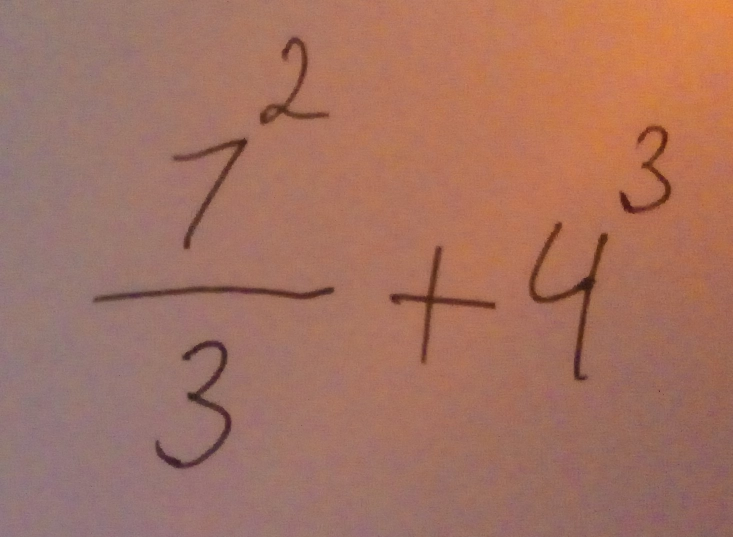
#> input picture data/diplom_data/raw/005.jpg, 1465 x 1074 px (shown at 1/2 size)
$ jupyter execute Primer.ipynb
#> lines starting #> are read from the running program, lines starting #| are printed output that depends on the picture; after the words box and inside, x2 and y2 are one past the last pixel; in counts of white or black regions, pixels touching at a corner belong together
### functions.py
import cv2
import numpy as np
import os
from pathlib import Path
import pickle
from tensorflow.keras import Sequential
from tensorflow.keras.layers import Dense, Dropout, Flatten, Conv2D, MaxPooling2D
from tensorflow.keras.utils import to_categorical
from tensorflow import keras
import algorithm as alm


# [30 lines left out: functions symbol_to_class, class_to_symbol, not called in this run]


def del_noise(frame, contours, min_noise_area=0.0002):
    # удаляет мелкие частицы
    img = frame.copy()
    s = frame.shape[0] * frame.shape[1]
    for contour in contours:
        (x1, y1, w1, h1) = cv2.boundingRect(contour)
        if (w1*h1)/s < min_noise_area:
            matrix = np.array([[255 for j in range(w1)] for i in range(h1)])
            img[y1:y1+h1, x1:x1+w1] = matrix
    return img


def img_prep(img):
    # конвертирует в бинарный вид
    gray = cv2.cvtColor(img, cv2.COLOR_BGR2GRAY)
    binary = cv2.adaptiveThreshold(gray, 255, cv2.ADAPTIVE_THRESH_GAUSSIAN_C, cv2.THRESH_BINARY, 81, 10)
    return binary


def get_expression_data(img, new_shape=(28, 28), reshape=True, min_noise_area=0.002):
    # возвращает массив из элементов вида [символ, центр, высота, ширина]
    result = []

    binary = img_prep(img)

    contours, hierarchy = cv2.findContours(binary, cv2.RETR_TREE, cv2.CHAIN_APPROX_SIMPLE)

    binary = del_noise(binary, contours)

    min_s = img.shape[0] * img.shape[1]
    for idx, contour in enumerate(contours):
        metadata = {}
        (x, y, w, h) = cv2.boundingRect(contour)
        metadata['center_x'] = (x + w/2) / binary.shape[0]
        metadata['center_y'] = (y + h/2) / binary.shape[1]
        metadata['height'] = h / binary.shape[1]
        metadata['weight'] = w / binary.shape[0]
        if hierarchy[0][idx][3] == 0 and (w * h) / min_s > min_noise_area:

            thresh_buffer = del_noise(binary.copy(), contour)

            max_side = max(h, w)
            sym_new = 255 * np.ones(shape=[max_side, max_side], dtype=np.uint8)
            if w > h:
                y_pos = max_side // 2 - h // 2
                sym_new[y_pos:y_pos + h, 0:w] = thresh_buffer[y:y + h, x:x + w]
            elif w < h:
                x_pos = max_side // 2 - w // 2
                sym_new[0:h, x_pos:x_pos + w] = thresh_buffer[y:y + h, x:x + w]
            else:
                sym_new = thresh_buffer
            if reshape:
                sym_new = cv2.resize(sym_new, new_shape, interpolation=cv2.INTER_AREA)
            metadata['symbol'] = sym_new
            result.append(metadata)

    return result


# [124 lines left out: functions split_img, prepare_dataset, load_data, data_to_predict, fit_model, not called in this run]


def get_classified_data(img):
    data = get_expression_data(img)
    symbols = []
    for d in data:
        symbols.append(d['symbol'])
    symbols = np.array(symbols)

    symbols = symbols.reshape(symbols.shape[0], 28, 28, 1).astype('float32')

    data_path = Path.cwd().joinpath('data').joinpath('model').joinpath('mod')
    model = keras.models.load_model(str(data_path))

    res = model.predict_classes(symbols)
    for i, symbol in enumerate(res):
        data[i]['symbol'] = class_to_symbol(symbol)

    # print(res)

    return alm.SymbolKeeper(data)


def solve(img):
    data = get_classified_data(img)
    data.classified_symbols()

    data.count_hv_range()
    data.resolve_uncertainty()

    data.sort_symbols()
    print(f'Символы: {data.symbols}')

    data.level_split()

    data.build_exp_line()

    # data.print_levels()

    data.find_dependence()
    # print()
    data.build_exp()

### Primer.ipynb
[cell 1]
import functions as f
from pathlib import Path
import cv2
from IPython.display import Image

[cell 2]
img_path = Path.cwd().joinpath('data').joinpath('diplom_data').joinpath('raw')
img1 = cv2.imread(str(img_path.joinpath('005.jpg')))
#> img1 is the input picture: shape (1074, 1465, 3); mean B, G, R 97, 113.6, 163.4
img2 = cv2.imread(str(img_path.joinpath('004.jpg')))
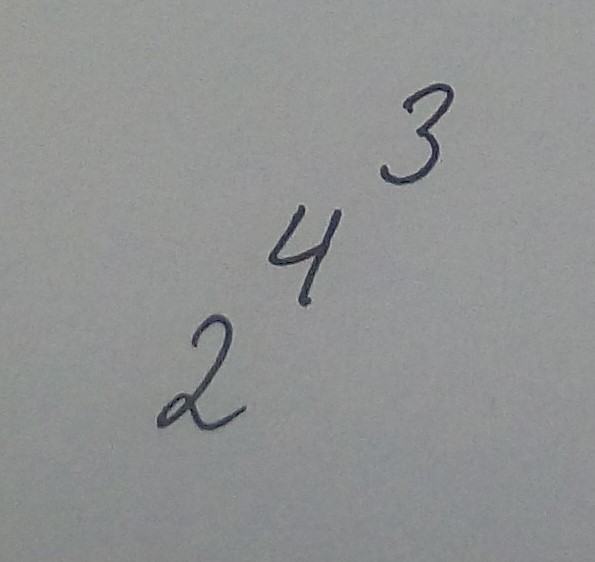
#> input picture data/diplom_data/raw/004.jpg, 595 x 562 px
#> img2 is the input picture: shape (562, 595, 3); mean B, G, R 146.4, 146.4, 144.9
img3 = cv2.imread(str(img_path.joinpath('007.jpg')))
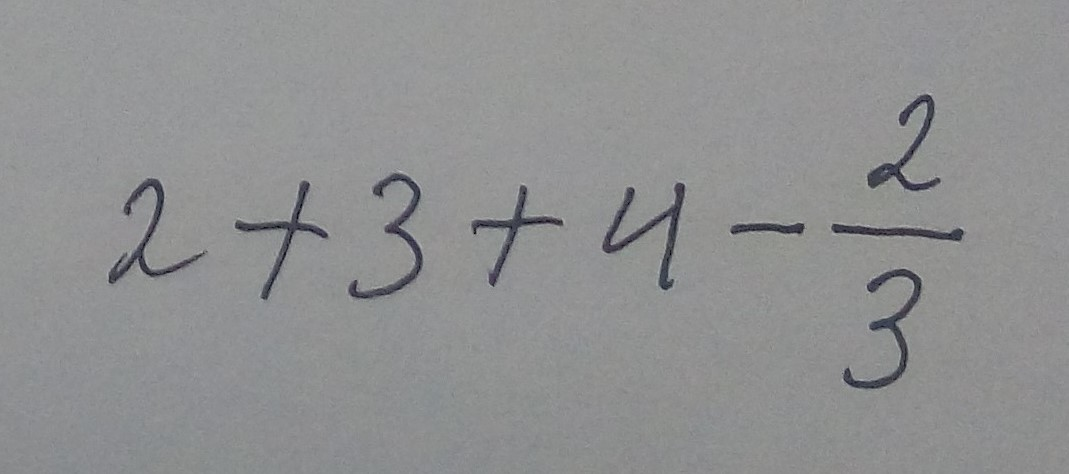
#> input picture data/diplom_data/raw/007.jpg, 1069 x 474 px
#> img3 is the input picture: shape (474, 1069, 3); mean B, G, R 145.3, 144.6, 143.9
f.solve(img1)
#> in img_prep, `gray = cv2.cvtColor(img, cv2.COLOR_BGR2GRAY)`:
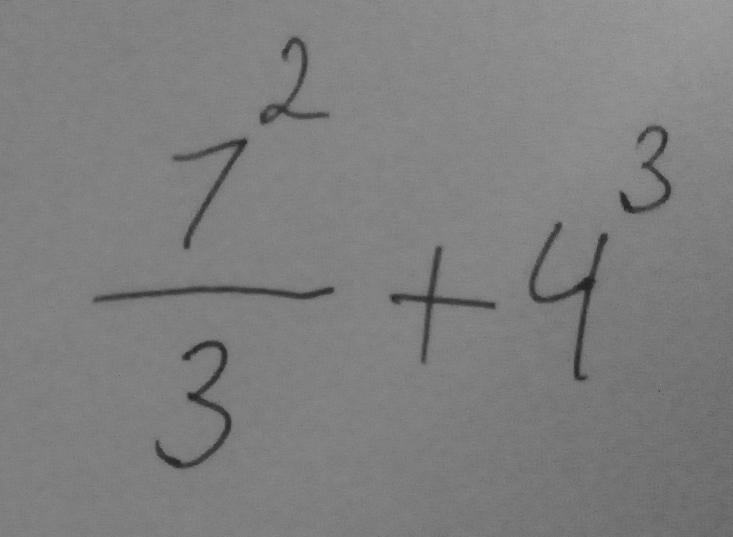
#> gray: shape (1074, 1465) (shown at 1/2 size); min 22, max 163, mean 126.6
#> in img_prep, `binary = cv2.adaptiveThreshold(gray, 255, cv2.ADAPTIVE_THRESH_GAUSSIAN..`:
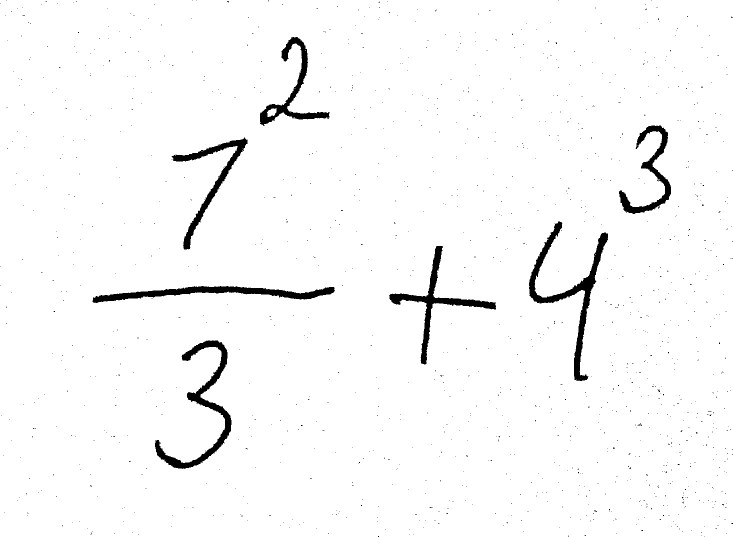
#> binary: shape (1074, 1465) (shown at 1/2 size); 97.4% white; 1251 black regions (1244 under 20 px)
#> in get_expression_data, `contours, hierarchy = cv2.findContours(binary, cv2.RETR_TREE, cv2.CHAI..`: contours = 1275 contours, 1265 with area under 20; largest, box (x1, y1, x2, y2) and area: (0, 0, 1465, 1074) 1570838, (1057, 442, 1217, 763) 7972, (309, 680, 464, 939) 7044, (184, 571, 671, 607) 6495, (777, 491, 993, 729) 5914
#> the loop in del_noise, `for contour in contours:` made 1275 passes
#> (contour, x1, y1, w1, h1) on passes 2, 3, 5, 6, 7, 8, 9, 10, 11: ([[1408, 1072], [1409, 1071], [1410, 1072], [1409, 1073]], 1408, 1071, 3, 3), ([[1402, 1070], [1403, 1069], [1404, 1070], [1403, 1071]], 1402, 1069, 3, 3), ([[825, 1069], [826, 1068], [827, 1069], [826, 1070]], 825, 1068, 3, 3), ([[817, 1069], [818, 1068], [819, 1069], [818, 1070]], 817, 1068, 3, 3), ([[276, 1069], [277, 1068], [278, 1069], [277, 1070]], 276, 1068, 3, 3), ([[182, 1069], [183, 1068], [184, 1069], [183, 1070]], 182, 1068, 3, 3), ([[179, 1069], [180, 1068], [181, 1069], [180, 1070]], 179, 1068, 3, 3), ([[1231, 1067], [1232, 1066], [1233, 1067], [1232, 1068]], 1231, 1066, 3, 3), ([[1451, 1066], [1452, 1065], [1453, 1066], [1452, 1067]], 1451, 1065, 3, 3)
#> (x1, y1, w1, h1) on passes 1, 4, 12, 14, 16, 21: (0, 0, 1465, 1074), (1168, 1069, 5, 4), (655, 1065, 3, 4), (1401, 1064, 4, 3), (181, 1064, 3, 5), (1282, 1059, 5, 4)
#> after the loop in del_noise, `for contour in contours:`:
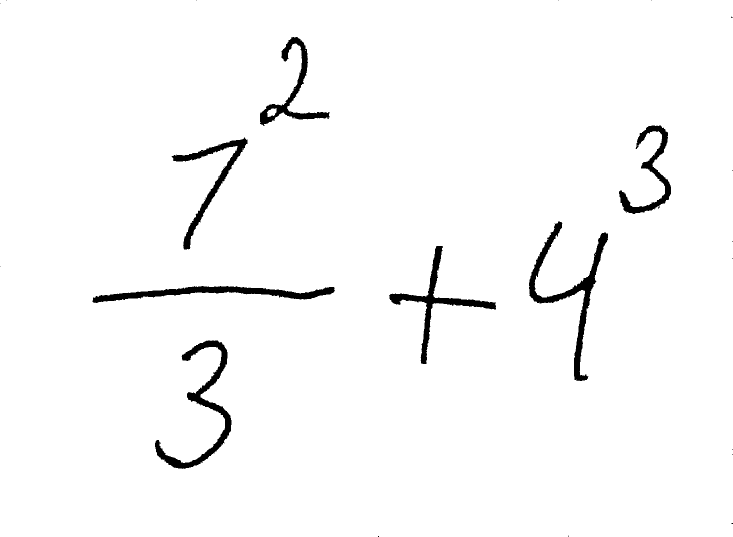
#> img: shape (1074, 1465) (shown at 1/2 size); 97.6% white; 22 black regions (15 under 20 px), largest, box (x1, y1, x2, y2) and area: (1058, 443, 1216, 762) 7359, (310, 681, 463, 938) 6504, (185, 572, 670, 606) 5996
#> the loop in get_expression_data, `for idx, contour in enumerate(contours):` made 1275 passes
#> the loop in get_classified_data, `for d in data:` made 7 passes
#> (the call stopped at in get_classified_data, `model = keras.models.load_model(str(data_path))`: tensorflow is not available in this run)
Image(str(img_path.joinpath('005.jpg')))

[cell 3]
f.solve(img2)
#> call 2 of get_expression_data, with new_shape = (28, 28), reshape = True, min_noise_area = 0.002
#> in img_prep (call 2), `binary = cv2.adaptiveThreshold(gray, 255, cv2.ADAPTIVE_THRESH_GAUSSIAN..`:
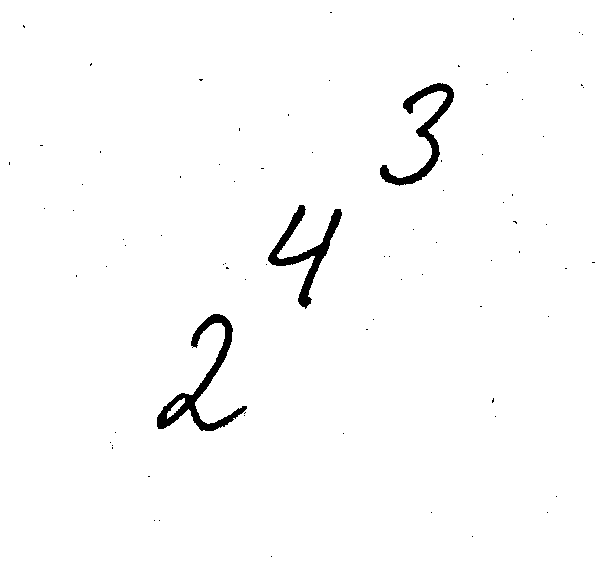
#> binary: shape (562, 595); 98.3% white; 80 black regions (77 under 20 px), largest, box (x1, y1, x2, y2) and area: (157, 314, 247, 431) 2078, (268, 205, 342, 309) 1721, (380, 83, 454, 186) 1627
#> after the loop in del_noise (call 9), `for contour in contours:`: img: shape (562, 595); 98.4% white; 4 black regions (1 under 20 px), largest, box (x1, y1, x2, y2) and area: (157, 314, 247, 431) 2076, (268, 205, 342, 309) 1721, (380, 83, 454, 186) 1627
#> the loop in get_expression_data (call 2), `for idx, contour in enumerate(contours):` made 83 passes
#> contour on passes 2, 3, 4, 5, 6, 7, 8, 11, 12, 13, 14, 15: [[270, 556], [271, 555], [272, 556], [271, 557]], [[471, 536], [472, 535], [473, 536], [472, 537]], [[158, 520], [159, 519], [160, 520], [159, 521]], [[153, 520], [154, 519], [155, 520], [154, 521]], [[546, 512], [547, 511], [548, 512], [547, 513]], [[430, 512], [431, 511], [432, 512], [431, 513]], [[555, 496], [556, 495], [557, 496], [556, 497]], [[111, 445], [112, 444], [113, 445], [112, 446]], [[109, 442], [110, 441], [111, 442], [110, 443]], [[342, 433], [343, 432], [344, 433], [343, 434]], [[114, 432], [115, 431], [116, 432], [115, 433]], [[494, 416], [495, 415], [496, 416], [495, 417]]
#> after the loop in get_expression_data (call 2), `for idx, contour in enumerate(contours):`:
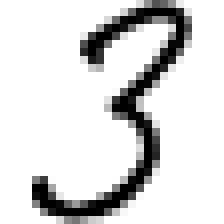
#> sym_new: shape (28, 28) (shown 8 times larger); min 0, max 255, mean 217.4
#> the loop in get_classified_data (call 2), `for d in data:` made 3 passes
#> (the call stopped at in get_classified_data, `model = keras.models.load_model(str(data_path))`: tensorflow is not available in this run)
Image(str(img_path.joinpath('004.jpg')))

[cell 4]
f.solve(img3)
#> call 3 of get_expression_data, with new_shape = (28, 28), reshape = True, min_noise_area = 0.002
#> in img_prep (call 3), `binary = cv2.adaptiveThreshold(gray, 255, cv2.ADAPTIVE_THRESH_GAUSSIAN..`:
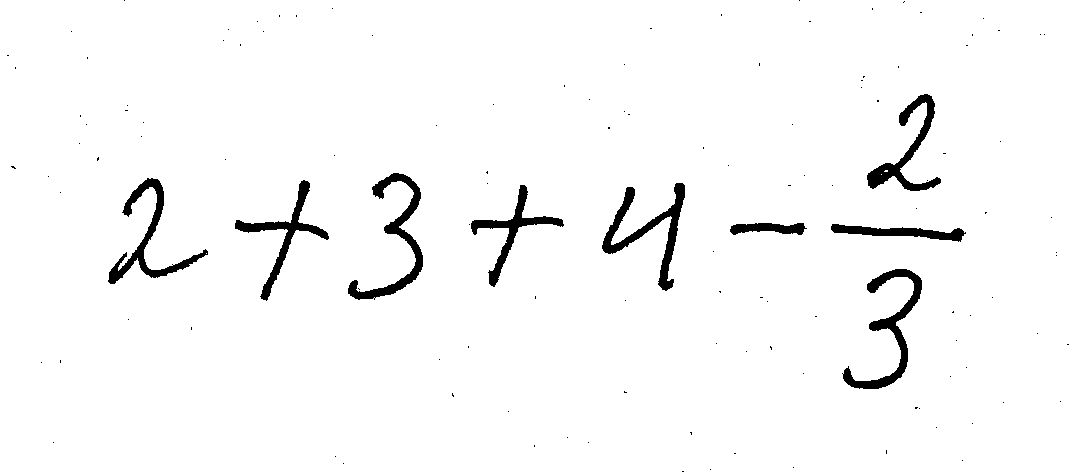
#> binary: shape (474, 1069); 97.1% white; 128 black regions (119 under 20 px), largest, box (x1, y1, x2, y2) and area: (602, 183, 685, 291) 2041, (842, 269, 922, 389) 2024, (348, 173, 423, 300) 1968
#> the loop in del_noise (call 13), `for contour in contours:` made 134 passes
#> contour on passes 3, 4, 5, 6, 7, 11, 12, 13, 15, 16, 17, 18: [[709, 469], [710, 468], [711, 469], [710, 470]], [[792, 467], [793, 466], [794, 467], [793, 468]], [[342, 463], [343, 462], [344, 463], [343, 464]], [[961, 460], [962, 459], [963, 460], [962, 461]], [[334, 456], [335, 455], [336, 456], [335, 457]], [[587, 442], [588, 441], [589, 442], [588, 443]], [[52, 442], [53, 441], [54, 442], [53, 443]], [[566, 437], [567, 436], [568, 437], [567, 438]], [[935, 427], [936, 426], [937, 427], [936, 428]], [[971, 423], [972, 422], [973, 423], [972, 424]], [[507, 411], [508, 410], [509, 411], [508, 412]], [[918, 408], [919, 407], [920, 408], [919, 409]]
#> after the loop in del_noise (call 13), `for contour in contours:`:
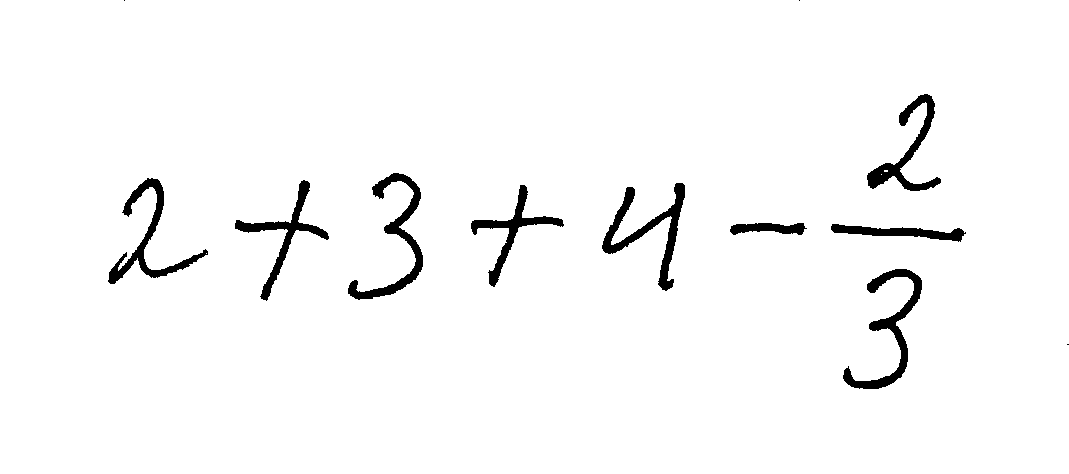
#> img: shape (474, 1069); 97.1% white; 12 black regions (3 under 20 px), largest, box (x1, y1, x2, y2) and area: (602, 183, 685, 291) 2041, (843, 269, 922, 389) 2022, (348, 173, 423, 300) 1964
#> the loop in get_expression_data (call 3), `for idx, contour in enumerate(contours):` made 134 passes
#> after the loop in get_expression_data (call 3), `for idx, contour in enumerate(contours):`:
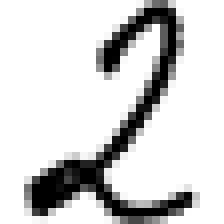
#> sym_new: shape (28, 28) (shown 8 times larger); min 0, max 255, mean 210.4
#> (the call stopped at in get_classified_data, `model = keras.models.load_model(str(data_path))`: tensorflow is not available in this run)
Image(str(img_path.joinpath('007.jpg')))
